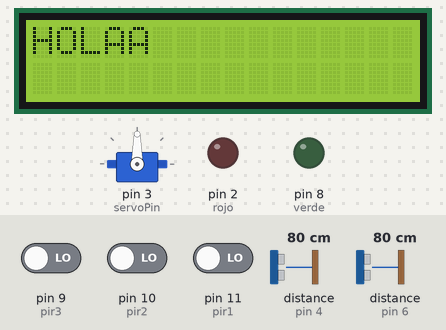
Bench run of a sketch on a simulated Arduino Uno, built with avr-gcc and run on an emulated ATmega328P. Parts: 16×2 character LCD, servo, output pins drawn as LEDs (lit = HIGH). Wiring (inferred from the names in the program): 2 × ultrasonic range finder: trigger pin 5, echo pin 4 / trigger pin 7, echo pin 6. Inputs (shaded band) come from the test bench; at power-on: distance to the obstacle (sensors on pin 4, pin 6) 80 cm, pin 9 (pir3) LOW, pin 10 (pir2) LOW, pin 11 (pir1) LOW. The echo pulse lasts 58.3 µs per cm; pins used as bus, display or sensor lines are not drawn; what the sketch prints to the serial monitor is not drawn.

Above: at 2.2 s.
5.4 s: distance to the obstacle (sensor on pin 4) set to 2 cm
At 6.5 s:
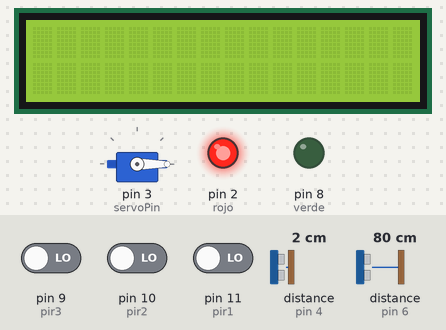
8.8 s: pin 9 (pir3) driven HIGH
At 9.8 s:
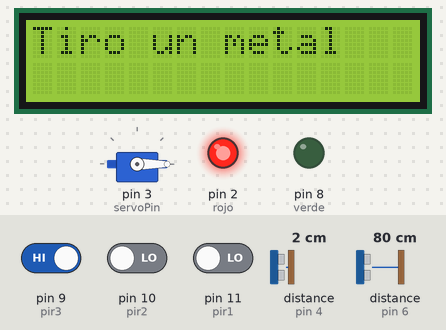
12.2 s: distance to the obstacle (sensor on pin 6) set to 22 cm
14.2 s: distance to the obstacle (sensor on pin 6) set to 19 cm
At 15.8 s:
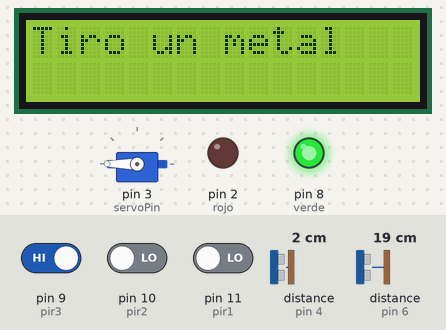
17.6 s: distance to the obstacle (sensor on pin 4) set to 35 cm
Timing chart, 0 to 20.6 s (numbered marks = the images above; inputs shaded):
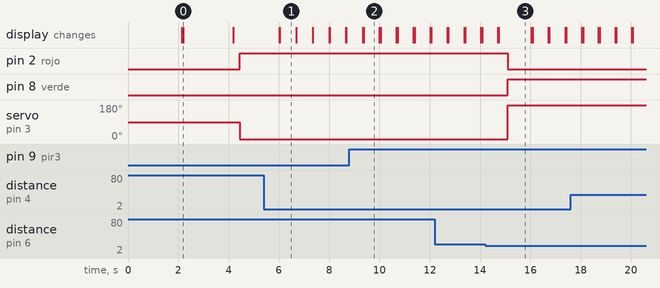

The sketch:

finalelectronica.ino
```cpp
#include <LiquidCrystal_I2C.h>
#include <Servo.h>
#include <Wire.h>

int pir1 = 11;
int pirdato1;
int pir2 = 10;
int pirdato2;
int pir3 = 9;
int pirdato3;

int seconds = 0;

LiquidCrystal_I2C lcd_1(0x27,20,4);


int servoPin = 3;

Servo myservo;


int verde = 8;
int rojo = 2;


int sensor1TriggerPin = 7;
const int sensor1EchoPin = 6;
const int sensor2TriggerPin = 5;
const int sensor2EchoPin = 4;

void setup() {

  Serial.begin(9600);

  pinMode(pir1, INPUT);
  pinMode(pir2, INPUT);
  pinMode(pir3, INPUT);

  lcd_1.begin(16, 2);

  myservo.attach(servoPin);


  pinMode(verde, OUTPUT);
  pinMode(rojo, OUTPUT);

  pinMode(sensor1TriggerPin, OUTPUT);
  pinMode(sensor1EchoPin, INPUT);
  pinMode(sensor2TriggerPin, OUTPUT);
  pinMode(sensor2EchoPin, INPUT);

   lcd_1.init();                      // initialize the lcd
  // Print a message to the LCD.
  lcd_1.backlight();
  lcd_1.print("HOLAA");
  delay(2000);
  lcd_1.clear();
  delay(50);
  lcd_1.print("HOLAA");
  delay(2000);
  lcd_1.clear();

}

void loop() {


  long duration1, distance1;
  long duration2, distance2;

  // Primer sensor ultrasónico
  digitalWrite(sensor1TriggerPin, LOW);
  delayMicroseconds(2);
  digitalWrite(sensor1TriggerPin, HIGH);
  delayMicroseconds(10);
  digitalWrite(sensor1TriggerPin, LOW);
  duration1 = pulseIn(sensor1EchoPin, HIGH);
  distance1 = (duration1 / 2) / 29.1; // Convertir la duración en distancia en centímetros

  // Segundo sensor ultrasónico
  digitalWrite(sensor2TriggerPin, LOW);
  delayMicroseconds(2);
  digitalWrite(sensor2TriggerPin, HIGH);
  delayMicroseconds(10);
  digitalWrite(sensor2TriggerPin, LOW);
  duration2 = pulseIn(sensor2EchoPin, HIGH);
  distance2 = (duration2 / 2) / 29.1; // Convertir la duración en distancia en centímetros

  // Imprimir las distancias en el monitor serie
  Serial.print("Distancia Sensor 1: ");
  Serial.print(distance1);
  Serial.println(" cm");

  Serial.print("Distancia Sensor 2: ");
  Serial.print(distance2);
  Serial.println(" cm");


    if (distance1>20){ //sersor 1

  delay(250);
  myservo.write(0);
  digitalWrite(verde, LOW);
  digitalWrite(rojo,HIGH);
  delay(250);
  }

  if(distance1<20) { //sersor 1
  delay(250);
    myservo.write(180);
    digitalWrite(verde, HIGH);
    digitalWrite(rojo, LOW);
   delay(250);
    }


  if (distance2<30) {

   lcd_1.clear();
   lcd_1.print("Cambiar Basura");
    }
  else {
    lcd_1.clear();
  }

  delay(10);


  pirdato1 = digitalRead(pir1);
  if (pirdato1 == HIGH)
  {
   lcd_1.clear();
   lcd_1.print("Tiro un plastico");
   Serial.print("El 1 tomo");
  }
  else
    {
     lcd_1.clear();
    }
  delay(10);
  pirdato2 = digitalRead(pir2);
  if (pirdato2 == HIGH)
  {
   lcd_1.clear();
   lcd_1.print("Tiro un papel");

  }
  else
    {
     lcd_1.clear();
    }
  delay(10);
   pirdato3 = digitalRead(pir3);
  if (pirdato3 == HIGH)
  {
   lcd_1.clear();
   lcd_1.print("Tiro un metal");

  }
  else
    {
     lcd_1.clear();
    }
  delay(100);
}
```

Measured:
- the behaviour switches between 21 and 20 cm on distance to the obstacle (sensor on pin 6) (found by bisection; images 2 and 3)
- after the input at 8.8 s, the display: first differs from a run without the input after 0.58 s (image 2)
- after the input at 14.2 s, pin 2 (rojo): HIGH → LOW after 0.91 s; pin 8 (verde): LOW → HIGH after 0.91 s; servo on pin 3 (servoPin): 0° → 180° after 0.91 s
- what the display in image 0 shows lasts 2.0 s, from 2.2 s to 4.2 s
- what the display in image 1 shows lasts 0.7 s, from 6.0 s to 6.7 s
- what the display in image 2 shows lasts 0.6 s, from 9.4 s to 10.0 s
- what the display in image 3 shows lasts 1.2 s, from 14.8 s to 16.0 s
